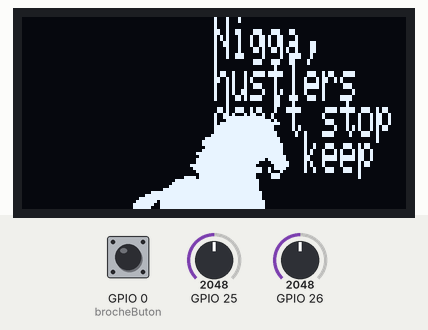
Bench run of a program on a simulated ESP32. Parts: 128×64 one-colour display. The test bench sets the inputs (shaded band); at power-on: GPIO 0 (brocheButon) HIGH, GPIO 25 = 2048, GPIO 26 = 2048.

Above: at 3.2 s.
3.3 s: GPIO 0 (brocheButon) pulled LOW for 1 s
At 4.7 s:
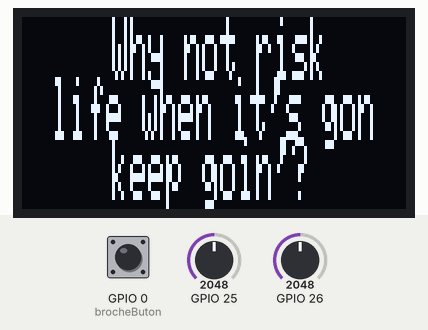
5.8 s: GPIO 0 (brocheButon) pulled LOW for 0.15 s
At 7.0 s:
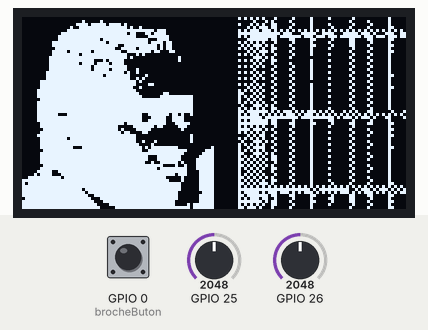
7.4 s: GPIO 0 (brocheButon) pulled LOW for 0.15 s
At 8.5 s:
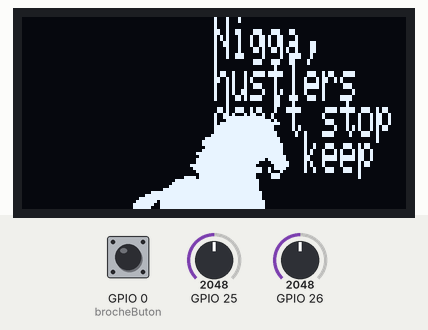
9.1 s: GPIO 25 set to 2180
At 9.9 s:
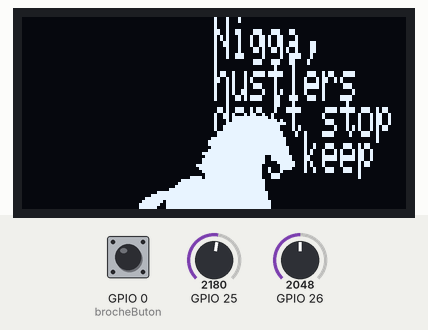
10.7 s: GPIO 26 set to 2866
At 11.3 s:
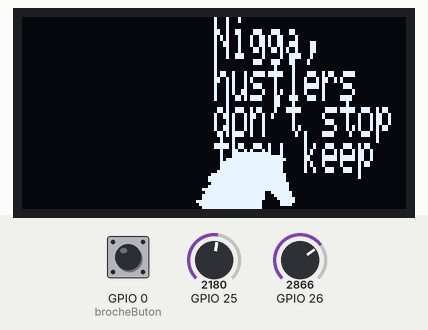
12.4 s: GPIO 25 set to 2047
At 13.9 s:
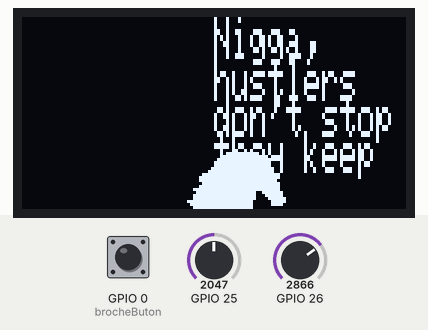
Timing chart, 0 to 15.0 s (numbered marks = the images above; inputs shaded):
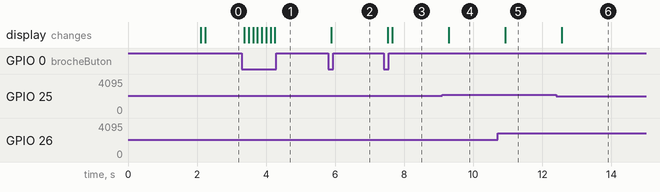

The program:

main.cpp
```cpp
#include <Arduino.h>
#include <Adafruit_GFX.h>
#include <Adafruit_SSD1306.h>
#include <image.h>
#include <ysl_court.h>
#include <jail_door.h>

// Devoir 02
// https://www.youtube.com/watch?v=rQcDVL15GIo
/*
Nigga, hustlers don't stop, they keep goin' (Yeah)
You can lose your life but it gon' keep goin' (Yeah)
Why not risk life when it's gon' keep goin'? (Yeah)
When you die somebody else was born
But at least we got to say…
*/

///////// ÉCRAN ////////
#define SCREEN_WIDTH 128 // Largeur de l'écran OLED, en pixels
#define SCREEN_HEIGHT 64 // Hauteur de l'écran OLED, en pixels
Adafruit_SSD1306 display(SCREEN_WIDTH, SCREEN_HEIGHT, &Wire, -1);

/// Variable ////
int x = 0;
int y = 0;
int jailX = 0;
//int jailY = 0;
int myStateMachine = 1;
int compteur = 0; // int pour faire anime qui change d'écran
int pot1 = 0;
int pot2 = 0;
const int brocheButon = 0; // broche bouton
int etatButon = 0;

void setup() {
  ///////////// ÉCRAN /////////////
  display.begin(SSD1306_SWITCHCAPVCC, 0x3C);
  if (!display.begin(SSD1306_SWITCHCAPVCC, 0x3C)) {
    Serial.println(F("SSD1306 allocation failed"));
    for (;;); // Le code va s'arrêter ici si l'écran n'est pas reconnu
  }

  display.clearDisplay();
  display.setTextSize(1);
  display.setTextColor(1);
  display.setCursor(0, 0); // Coordonnées d'affichage du texte
  display.print(F("Devoir 2 - ")); // Affiche le message entre guillemets
  display.setCursor(0, 20);
  display.printf("Running horses Young Thug 2.0");
  display.display();
  delay(2000); // Pause de 2 secondes
}

void loop() {
  display.clearDisplay();
  etatButon = digitalRead(brocheButon);
  if (etatButon == LOW) {
    compteur = compteur + 1;
  }
  if (compteur == 0){
  display.setTextSize(1,2);
  display.setTextColor(1);
  display.setCursor(64,0);
  display.printf("Nigga,"); // Afficher les lyrics sur plusieurs lignes en decoupant les paroles
  display.setCursor(64,14);
  display.printf("hustlers");
  display.setCursor(64,26);
  display.printf("don't stop");
  display.setCursor(64,38);
  display.printf("they keep");
  display.drawBitmap(x,y,My_bitmaphorse_running_yt,64,64,1); // Image cheval sur la moitie gauche du screen
  } else if(compteur == 1){
  display.setTextSize(3,8);
  display.setTextColor(1);
  display.setCursor(0,0);
  display.printf("GOIIING");
  display.drawBitmap(x,y,My_bitmaphorse_running_yt,64,64,1);
  } else if(compteur == 2){ // 2eme ecran
    display.setTextSize(1,2);
    display.setTextColor(1);
    display.setCursor(0,0);
    display.printf("You can");
    display.setCursor(0,14);
    display.printf("lose your life");
    display.setCursor(0,26);
    display.printf("but it gon'");
    display.setCursor(0,38);
    display.printf("keep goin'");
    display.drawBitmap(x,y,My_bitmaphorse_running_yt,64,64,1);
  } else if(compteur == 3){ // 3eme ecran
    display.setTextSize(1,3);
    display.setTextColor(1);
    display.setCursor(30,0);
    display.printf("Why not risk");
    display.setCursor(10,20);
    display.printf("life when it's gon");
    display.setCursor(30,40);
    display.printf("keep goin'?");
  } else if(compteur == 4){ // 4eme ecran
    display.drawBitmap(0,0, My_bitmapysl_court_invert,64,64,1); // young thug in court
    display.drawBitmap(jailX,-30,My_bitmapjail_cell_invert,128,128,1);
  }
  pot1 = analogRead(25); // set up pour map potentiometre with image
  x = map(pot1, 0, 4095, 0, 64);
  pot2 = analogRead(26);
  y = map(pot2, 0, 4095, 0, 64);

  pot1 = analogRead(25); // set up pour move jail cell sur X over YSL Thug
  jailX = map(pot1, 0, 4095, -30, 128);


  display.display();
  //compteur = compteur + 1; // Compteur pour afficher les ecrans
  if (compteur == 5){
    compteur = 0;
  }
  delay(100); // delay de refresh
}
```

Source omitted: image.h (data table, 3435 bytes), jail_door.h (data table, 12848 bytes), ysl_court.h (data table, 3437 bytes)

Measured:
- the behaviour switches between 2111 and 2112 on GPIO 25 (found by bisection; images 3 and 4)
- after the input at 3.3 s, the display: first changes after 0.07 s (image 1 shows a later state)
- after the input at 5.8 s, the display: changes after 0.09 s (image 2)
- after the input at 7.4 s, the display: first changes after 0.13 s (image 3 shows a later state)
- after the input at 9.1 s, the display: changes after 0.19 s (image 4)
- after the input at 10.7 s, the display: changes after 0.23 s (image 5)
- after the input at 12.4 s, the display: changes after 0.17 s (image 6)
